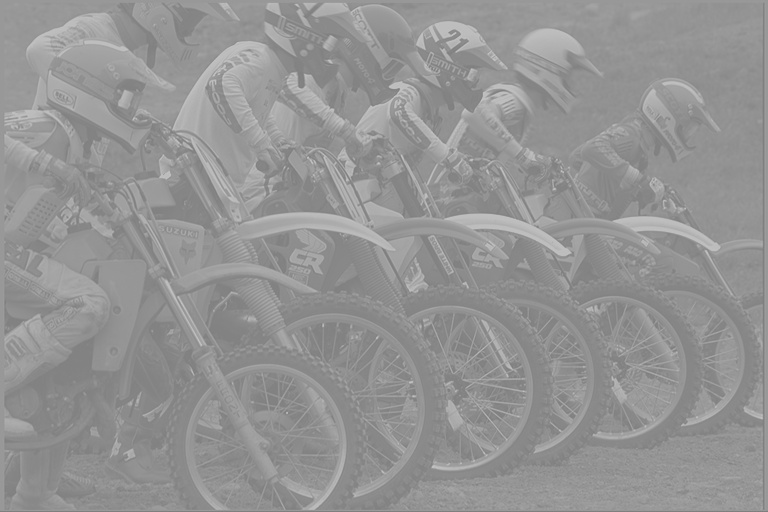
#> input picture Lesson3/source/kodim05.jpg, 768 x 512 px, found by its file name
$ python img_sharpening.py
#> lines starting #> are read from the running program, lines starting #| are printed output that depends on the picture
import cv2
import numpy as np
from matplotlib import pyplot as plt
plt.rcParams['figure.figsize'] = [15, 5]


img = cv2.imread('Lesson3/source/kodim05.jpg')
#> img is the input picture: shape (512, 768, 3); min 122, max 196, mean 147.8
if img is None:
    raise FileNotFoundError("Зображення не знайдено за вказаним шляхом!")

img = cv2.cvtColor(img, cv2.COLOR_BGR2RGB)
plt.imshow(img)
plt.show()

# Create a blurred (unsharp) version of the original image (you can use Gaussian blurring)
unsharp = cv2.GaussianBlur(img, (9, 9), 10.0)
plt.imshow(unsharp)
plt.show()

# Create the difference image (original − unsharp)
# Note: Remember that you are working with uint8 data types. Any addition or substractions
# might result in overflow or underflow, respectively. You can prevent this by casting the images to float.
#diff = cv2.subtract(img.astype(np.float32), unsharp.astype(np.float32))
diff = img.astype(np.float32) - unsharp.astype(np.float32)
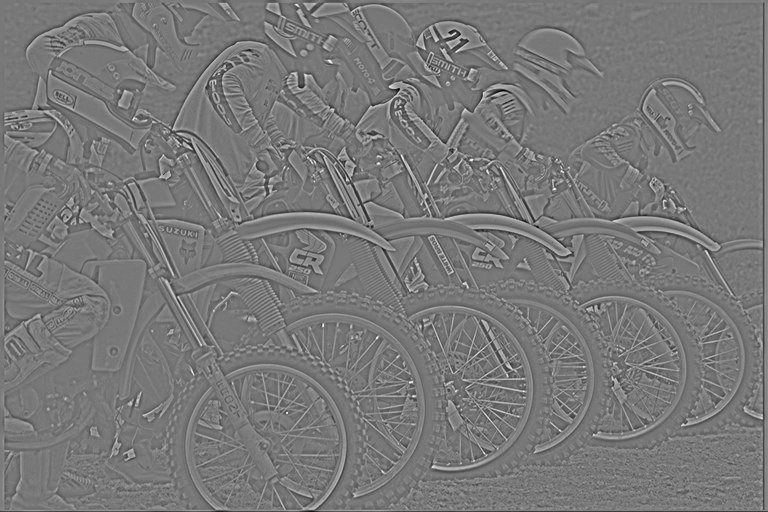
#> diff: shape (512, 768, 3) float32; min -45, max 50, mean 0; drawn with min black and max white
#plt.imshow(diff + 128)  # Normalize for visualization - не працює
plt.imshow(diff / 255.0 + 0.5)  # Normalize for visualization
plt.show()
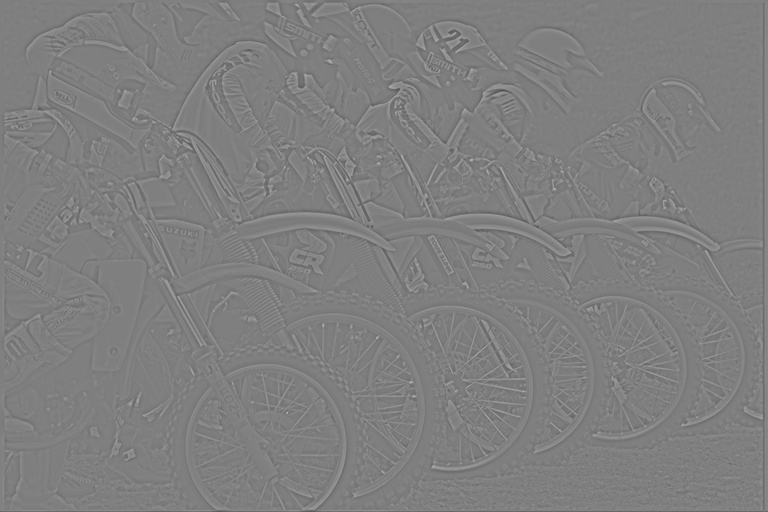
#> shown: shape (512, 768, 3) float32; min 0.324, max 0.696, mean 0.5

# Apply USM to get the resulting image using `sharpened = original + (original − unsharp) × amount`
# Note: Again, take care of underflows/overflows if necessary.
sharpened = img.astype(np.float32) + diff * 10.5
sharpened = np.clip(sharpened, 0, 255).astype(np.uint8)  # Clip values to valid range and convert back to uint8
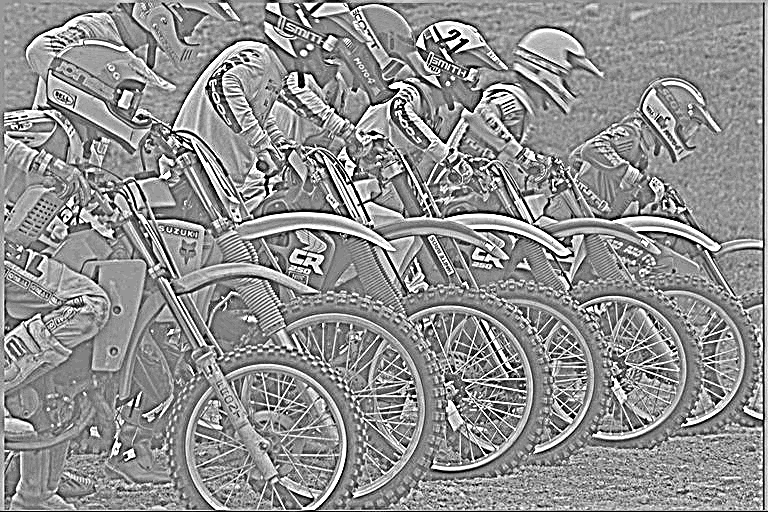
#> sharpened: shape (512, 768, 3); min 0, max 255, mean 143.8
plt.imshow(sharpened)
plt.show()

'''
- What is a good (reasonable) value for the amount parameter?
   цей параметр регулює "потужність" збільшення різкості.
What happens if it is too small?
    Поліпшення різкості буде замале і майже непомітне.
What happens if it is too large
    Різкість буде завиликою, може викликати артефакти і шум.
'''
